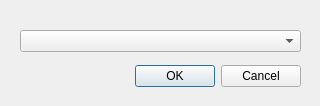
<?xml version="1.0" encoding="UTF-8"?>
<ui version="4.0">
 <class>Dialog</class>
 <widget class="QDialog" name="Dialog">
  <property name="geometry">
   <rect>
    <x>0</x>
    <y>0</y>
    <width>320</width>
    <height>106</height>
   </rect>
  </property>
  <property name="windowTitle">
   <string>Изменить COM порт</string>
  </property>
  <widget class="QDialogButtonBox" name="buttonBox">
   <property name="geometry">
    <rect>
     <x>0</x>
     <y>60</y>
     <width>301</width>
     <height>32</height>
    </rect>
   </property>
   <property name="orientation">
    <enum>Qt::Horizontal</enum>
   </property>
   <property name="standardButtons">
    <set>QDialogButtonBox::Cancel|QDialogButtonBox::Ok</set>
   </property>
  </widget>
  <widget class="QComboBox" name="comPortCombobox">
   <property name="geometry">
    <rect>
     <x>20</x>
     <y>30</y>
     <width>281</width>
     <height>22</height>
    </rect>
   </property>
  </widget>
 </widget>
 <resources/>
 <connections>
  <connection>
   <sender>buttonBox</sender>
   <signal>accepted()</signal>
   <receiver>Dialog</receiver>
   <slot>accept()</slot>
   <hints>
    <hint type="sourcelabel">
     <x>248</x>
     <y>254</y>
    </hint>
    <hint type="destinationlabel">
     <x>157</x>
     <y>274</y>
    </hint>
   </hints>
  </connection>
  <connection>
   <sender>buttonBox</sender>
   <signal>rejected()</signal>
   <receiver>Dialog</receiver>
   <slot>reject()</slot>
   <hints>
    <hint type="sourcelabel">
     <x>316</x>
     <y>260</y>
    </hint>
    <hint type="destinationlabel">
     <x>286</x>
     <y>274</y>
    </hint>
   </hints>
  </connection>
 </connections>
</ui>
